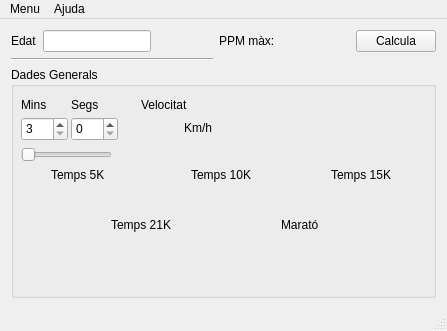
<?xml version="1.0" encoding="UTF-8"?>
<ui version="4.0">
 <class>MainWindow</class>
 <widget class="QMainWindow" name="MainWindow">
  <property name="geometry">
   <rect>
    <x>0</x>
    <y>0</y>
    <width>447</width>
    <height>331</height>
   </rect>
  </property>
  <property name="windowTitle">
   <string>MainWindow</string>
  </property>
  <property name="windowIcon">
   <iconset>
    <normaloff>../../../../../../usr/share/icons/oxygen/16x16/actions/draw-brush.png</normaloff>../../../../../../usr/share/icons/oxygen/16x16/actions/draw-brush.png</iconset>
  </property>
  <widget class="QWidget" name="centralWidget">
   <layout class="QGridLayout" name="gridLayout">
    <item row="0" column="4">
     <widget class="QLabel" name="label_3">
      <property name="font">
       <font>
        <pointsize>10</pointsize>
        <weight>75</weight>
        <italic>true</italic>
        <bold>true</bold>
       </font>
      </property>
      <property name="text">
       <string/>
      </property>
      <property name="alignment">
       <set>Qt::AlignCenter</set>
      </property>
      <property name="textInteractionFlags">
       <set>Qt::LinksAccessibleByMouse|Qt::TextSelectableByMouse</set>
      </property>
     </widget>
    </item>
    <item row="0" column="5">
     <spacer name="horizontalSpacer_2">
      <property name="orientation">
       <enum>Qt::Horizontal</enum>
      </property>
      <property name="sizeHint" stdset="0">
       <size>
        <width>42</width>
        <height>20</height>
       </size>
      </property>
     </spacer>
    </item>
    <item row="0" column="3">
     <widget class="QLabel" name="label_2">
      <property name="text">
       <string>PPM màx:</string>
      </property>
     </widget>
    </item>
    <item row="0" column="1">
     <widget class="QLineEdit" name="lineEdit">
      <property name="alignment">
       <set>Qt::AlignCenter</set>
      </property>
     </widget>
    </item>
    <item row="0" column="6">
     <widget class="QPushButton" name="pushButton">
      <property name="text">
       <string>Calcula</string>
      </property>
     </widget>
    </item>
    <item row="0" column="0">
     <widget class="QLabel" name="label">
      <property name="text">
       <string>Edat</string>
      </property>
     </widget>
    </item>
    <item row="0" column="2">
     <spacer name="horizontalSpacer">
      <property name="orientation">
       <enum>Qt::Horizontal</enum>
      </property>
      <property name="sizeHint" stdset="0">
       <size>
        <width>12</width>
        <height>20</height>
       </size>
      </property>
     </spacer>
    </item>
    <item row="1" column="0" colspan="3">
     <widget class="Line" name="line">
      <property name="orientation">
       <enum>Qt::Horizontal</enum>
      </property>
     </widget>
    </item>
    <item row="2" column="0" colspan="7">
     <widget class="QGroupBox" name="groupBox">
      <property name="title">
       <string>Dades Generals</string>
      </property>
      <widget class="QSpinBox" name="spinBox">
       <property name="geometry">
        <rect>
         <x>10</x>
         <y>50</y>
         <width>47</width>
         <height>24</height>
        </rect>
       </property>
       <property name="minimum">
        <number>3</number>
       </property>
       <property name="maximum">
        <number>15</number>
       </property>
       <property name="value">
        <number>3</number>
       </property>
      </widget>
      <widget class="QLabel" name="label_4">
       <property name="geometry">
        <rect>
         <x>10</x>
         <y>30</y>
         <width>41</width>
         <height>16</height>
        </rect>
       </property>
       <property name="text">
        <string>Mins</string>
       </property>
      </widget>
      <widget class="QSpinBox" name="spinBox_2">
       <property name="geometry">
        <rect>
         <x>60</x>
         <y>50</y>
         <width>47</width>
         <height>24</height>
        </rect>
       </property>
       <property name="maximum">
        <number>59</number>
       </property>
      </widget>
      <widget class="QLabel" name="label_5">
       <property name="geometry">
        <rect>
         <x>60</x>
         <y>30</y>
         <width>41</width>
         <height>16</height>
        </rect>
       </property>
       <property name="text">
        <string>Segs</string>
       </property>
      </widget>
      <widget class="QLabel" name="label_6">
       <property name="geometry">
        <rect>
         <x>130</x>
         <y>50</y>
         <width>71</width>
         <height>21</height>
        </rect>
       </property>
       <property name="text">
        <string>Km/h</string>
       </property>
       <property name="alignment">
        <set>Qt::AlignRight|Qt::AlignTrailing|Qt::AlignVCenter</set>
       </property>
      </widget>
      <widget class="QLabel" name="label_7">
       <property name="geometry">
        <rect>
         <x>130</x>
         <y>30</y>
         <width>59</width>
         <height>15</height>
        </rect>
       </property>
       <property name="text">
        <string>Velocitat</string>
       </property>
      </widget>
      <widget class="QSlider" name="horizontalSlider">
       <property name="geometry">
        <rect>
         <x>10</x>
         <y>80</y>
         <width>91</width>
         <height>16</height>
        </rect>
       </property>
       <property name="maximum">
        <number>59</number>
       </property>
       <property name="orientation">
        <enum>Qt::Horizontal</enum>
       </property>
      </widget>
      <widget class="QLabel" name="label_8">
       <property name="geometry">
        <rect>
         <x>40</x>
         <y>100</y>
         <width>59</width>
         <height>15</height>
        </rect>
       </property>
       <property name="text">
        <string>Temps 5K</string>
       </property>
      </widget>
      <widget class="QLabel" name="label_12">
       <property name="geometry">
        <rect>
         <x>180</x>
         <y>100</y>
         <width>71</width>
         <height>16</height>
        </rect>
       </property>
       <property name="text">
        <string>Temps 10K</string>
       </property>
      </widget>
      <widget class="QLabel" name="label_16">
       <property name="geometry">
        <rect>
         <x>320</x>
         <y>100</y>
         <width>71</width>
         <height>16</height>
        </rect>
       </property>
       <property name="text">
        <string>Temps 15K</string>
       </property>
      </widget>
      <widget class="QLabel" name="label_17">
       <property name="geometry">
        <rect>
         <x>100</x>
         <y>150</y>
         <width>71</width>
         <height>16</height>
        </rect>
       </property>
       <property name="text">
        <string>Temps 21K</string>
       </property>
      </widget>
      <widget class="QLabel" name="label_18">
       <property name="geometry">
        <rect>
         <x>270</x>
         <y>150</y>
         <width>51</width>
         <height>16</height>
        </rect>
       </property>
       <property name="text">
        <string>Marató</string>
       </property>
      </widget>
      <widget class="QLabel" name="label_9">
       <property name="geometry">
        <rect>
         <x>40</x>
         <y>120</y>
         <width>61</width>
         <height>16</height>
        </rect>
       </property>
       <property name="text">
        <string/>
       </property>
       <property name="textInteractionFlags">
        <set>Qt::LinksAccessibleByMouse|Qt::TextSelectableByMouse</set>
       </property>
      </widget>
      <widget class="QLabel" name="label_10">
       <property name="geometry">
        <rect>
         <x>180</x>
         <y>120</y>
         <width>71</width>
         <height>16</height>
        </rect>
       </property>
       <property name="text">
        <string/>
       </property>
       <property name="alignment">
        <set>Qt::AlignRight|Qt::AlignTrailing|Qt::AlignVCenter</set>
       </property>
       <property name="textInteractionFlags">
        <set>Qt::LinksAccessibleByMouse|Qt::TextSelectableByMouse</set>
       </property>
      </widget>
      <widget class="QLabel" name="label_11">
       <property name="geometry">
        <rect>
         <x>320</x>
         <y>120</y>
         <width>71</width>
         <height>16</height>
        </rect>
       </property>
       <property name="text">
        <string/>
       </property>
       <property name="alignment">
        <set>Qt::AlignRight|Qt::AlignTrailing|Qt::AlignVCenter</set>
       </property>
       <property name="textInteractionFlags">
        <set>Qt::LinksAccessibleByMouse|Qt::TextSelectableByMouse</set>
       </property>
      </widget>
      <widget class="QLabel" name="label_13">
       <property name="geometry">
        <rect>
         <x>100</x>
         <y>170</y>
         <width>71</width>
         <height>16</height>
        </rect>
       </property>
       <property name="text">
        <string/>
       </property>
      </widget>
      <widget class="QLabel" name="label_14">
       <property name="geometry">
        <rect>
         <x>260</x>
         <y>170</y>
         <width>71</width>
         <height>16</height>
        </rect>
       </property>
       <property name="text">
        <string/>
       </property>
      </widget>
     </widget>
    </item>
   </layout>
   <zorder>groupBox</zorder>
   <zorder>lineEdit</zorder>
   <zorder>label</zorder>
   <zorder>label_3</zorder>
   <zorder>pushButton</zorder>
   <zorder>label_2</zorder>
   <zorder>horizontalSpacer</zorder>
   <zorder>horizontalSpacer_2</zorder>
   <zorder>line</zorder>
  </widget>
  <widget class="QMenuBar" name="menuBar">
   <property name="geometry">
    <rect>
     <x>0</x>
     <y>0</y>
     <width>447</width>
     <height>20</height>
    </rect>
   </property>
   <widget class="QMenu" name="menuMenu">
    <property name="title">
     <string>Menu</string>
    </property>
    <addaction name="actionSortir"/>
   </widget>
   <widget class="QMenu" name="menuAjuda">
    <property name="title">
     <string>Ajuda</string>
    </property>
    <addaction name="actionQuant_a"/>
   </widget>
   <addaction name="menuMenu"/>
   <addaction name="menuAjuda"/>
  </widget>
  <widget class="QStatusBar" name="statusBar"/>
  <action name="actionSortir">
   <property name="text">
    <string>Sortir</string>
   </property>
  </action>
  <action name="actionQuant_a">
   <property name="text">
    <string>Quant a</string>
   </property>
  </action>
 </widget>
 <layoutdefault spacing="6" margin="11"/>
 <resources/>
 <connections>
  <connection>
   <sender>actionSortir</sender>
   <signal>triggered()</signal>
   <receiver>MainWindow</receiver>
   <slot>close()</slot>
   <hints>
    <hint type="sourcelabel">
     <x>-1</x>
     <y>-1</y>
    </hint>
    <hint type="destinationlabel">
     <x>199</x>
     <y>149</y>
    </hint>
   </hints>
  </connection>
  <connection>
   <sender>horizontalSlider</sender>
   <signal>valueChanged(int)</signal>
   <receiver>spinBox_2</receiver>
   <slot>setValue(int)</slot>
   <hints>
    <hint type="sourcelabel">
     <x>77</x>
     <y>154</y>
    </hint>
    <hint type="destinationlabel">
     <x>85</x>
     <y>132</y>
    </hint>
   </hints>
  </connection>
  <connection>
   <sender>spinBox_2</sender>
   <signal>valueChanged(int)</signal>
   <receiver>horizontalSlider</receiver>
   <slot>setValue(int)</slot>
   <hints>
    <hint type="sourcelabel">
     <x>104</x>
     <y>133</y>
    </hint>
    <hint type="destinationlabel">
     <x>105</x>
     <y>151</y>
    </hint>
   </hints>
  </connection>
 </connections>
</ui>
